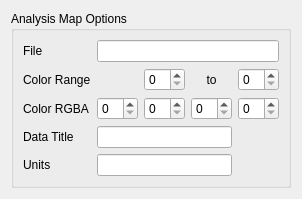
<?xml version="1.0" encoding="UTF-8"?>
<ui version="4.0">
 <class>AnalysisMapOptionsWidget</class>
 <widget class="QWidget" name="AnalysisMapOptionsWidget">
  <property name="geometry">
   <rect>
    <x>0</x>
    <y>0</y>
    <width>279</width>
    <height>175</height>
   </rect>
  </property>
  <property name="windowTitle">
   <string>Form</string>
  </property>
  <layout class="QVBoxLayout" name="verticalLayout">
   <item>
    <widget class="QGroupBox" name="mOutputFilesGroupBox">
     <property name="sizePolicy">
      <sizepolicy hsizetype="Minimum" vsizetype="Expanding">
       <horstretch>0</horstretch>
       <verstretch>0</verstretch>
      </sizepolicy>
     </property>
     <property name="styleSheet">
      <string notr="true"/>
     </property>
     <property name="title">
      <string>Analysis Map Options</string>
     </property>
     <property name="flat">
      <bool>false</bool>
     </property>
     <layout class="QGridLayout" name="gridLayout">
      <item row="0" column="0">
       <widget class="QLabel" name="mFileLabel">
        <property name="text">
         <string>File</string>
        </property>
       </widget>
      </item>
      <item row="0" column="1" colspan="4">
       <widget class="QLineEdit" name="mReportFileLineEdit"/>
      </item>
      <item row="1" column="0">
       <widget class="QLabel" name="mColorRangeLabel">
        <property name="text">
         <string>Color Range</string>
        </property>
       </widget>
      </item>
      <item row="3" column="1" colspan="3">
       <widget class="QLineEdit" name="mDataTitleLineEdit"/>
      </item>
      <item row="4" column="0">
       <widget class="QLabel" name="mUnitsLabel">
        <property name="text">
         <string>Units</string>
        </property>
       </widget>
      </item>
      <item row="2" column="0">
       <widget class="QLabel" name="mColorRGBA_Label">
        <property name="text">
         <string>Color RGBA</string>
        </property>
        <property name="alignment">
         <set>Qt::AlignLeading|Qt::AlignLeft|Qt::AlignVCenter</set>
        </property>
       </widget>
      </item>
      <item row="2" column="4">
       <widget class="QSpinBox" name="mColorAlphaSB"/>
      </item>
      <item row="2" column="3">
       <widget class="QSpinBox" name="mCOlorBlueSB"/>
      </item>
      <item row="2" column="2">
       <widget class="QSpinBox" name="mCOlorGreenSB"/>
      </item>
      <item row="4" column="1" colspan="3">
       <widget class="QLineEdit" name="mUnitsLineEdit">
        <property name="sizePolicy">
         <sizepolicy hsizetype="Expanding" vsizetype="Fixed">
          <horstretch>0</horstretch>
          <verstretch>0</verstretch>
         </sizepolicy>
        </property>
       </widget>
      </item>
      <item row="2" column="1">
       <widget class="QSpinBox" name="mColorRedSB"/>
      </item>
      <item row="3" column="0">
       <widget class="QLabel" name="mDataTitleLabel">
        <property name="text">
         <string>Data Title</string>
        </property>
       </widget>
      </item>
      <item row="1" column="4">
       <widget class="QSpinBox" name="mColorRangeMaxSB"/>
      </item>
      <item row="1" column="3">
       <widget class="QLabel" name="mToLabel">
        <property name="text">
         <string>to</string>
        </property>
        <property name="alignment">
         <set>Qt::AlignCenter</set>
        </property>
       </widget>
      </item>
      <item row="1" column="2">
       <widget class="QSpinBox" name="mColorRangeMinSB"/>
      </item>
     </layout>
    </widget>
   </item>
  </layout>
 </widget>
 <tabstops>
  <tabstop>mReportFileLineEdit</tabstop>
  <tabstop>mColorRangeMinSB</tabstop>
  <tabstop>mColorRangeMaxSB</tabstop>
  <tabstop>mColorRedSB</tabstop>
  <tabstop>mCOlorGreenSB</tabstop>
  <tabstop>mCOlorBlueSB</tabstop>
  <tabstop>mColorAlphaSB</tabstop>
  <tabstop>mDataTitleLineEdit</tabstop>
  <tabstop>mUnitsLineEdit</tabstop>
 </tabstops>
 <resources/>
 <connections/>
</ui>
